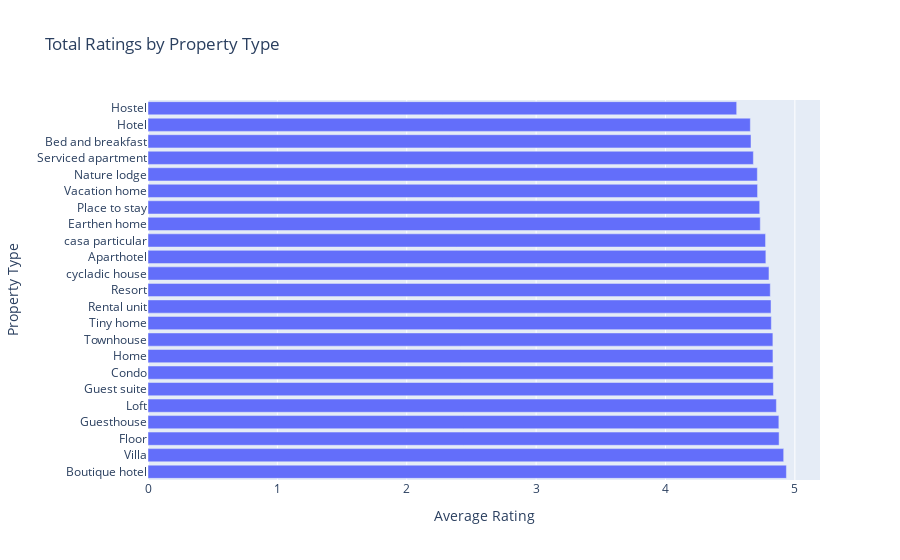
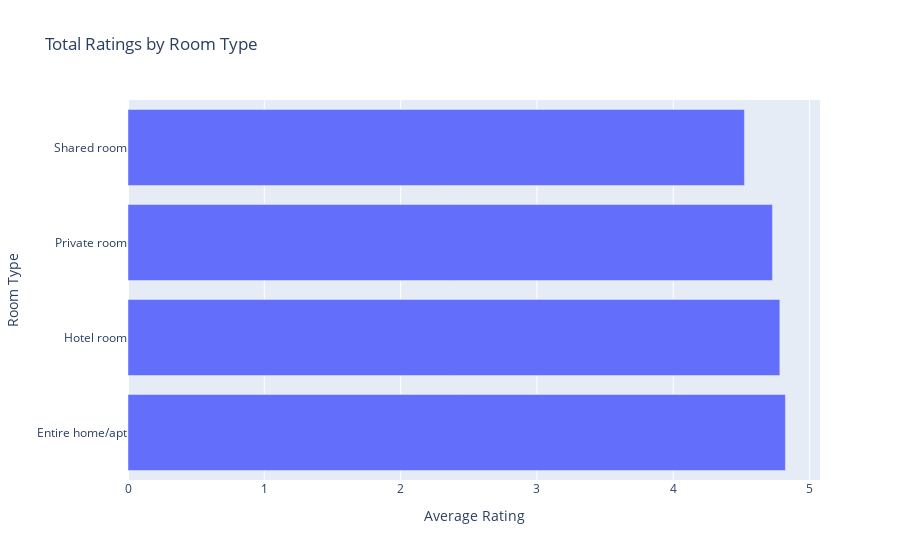
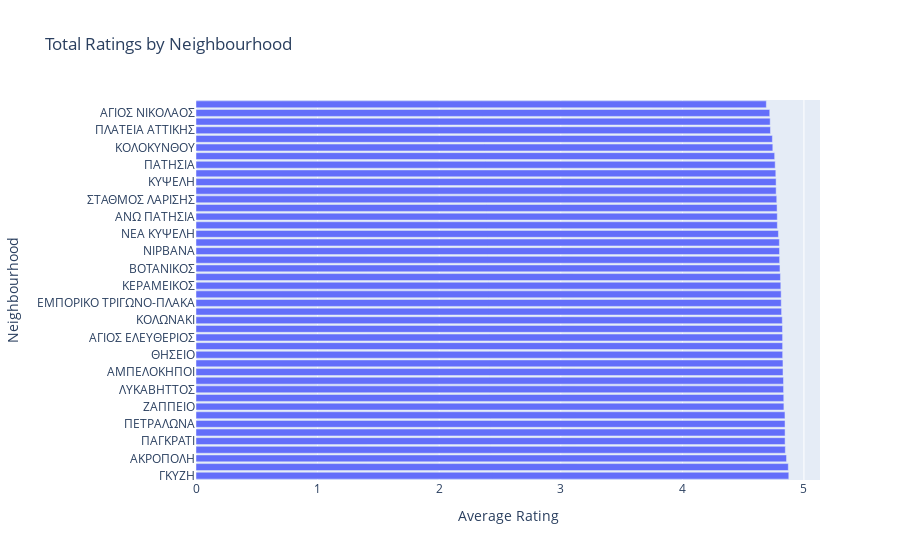

Write notebook code for charts like these, in order.
### Code cell
# Looking at ratings by features

# Calculate sum of ratings and count by property type, room type, and neighbourhood
sum_ratings_property = df.groupby('property_type')['rating'].sum()
count_ratings_property = df.groupby('property_type').size()
average_ratings_property = (sum_ratings_property / count_ratings_property).sort_values(ascending=False)

sum_ratings_room = df.groupby('room_type')['rating'].sum()
count_ratings_room = df.groupby('room_type').size()
average_ratings_room = (sum_ratings_room / count_ratings_room).sort_values(ascending=False)

sum_ratings_neighbourhood = df.groupby('neighbourhood')['rating'].sum()
count_ratings_neighbourhood = df.groupby('neighbourhood').size()
average_ratings_neighbourhood = (sum_ratings_neighbourhood / count_ratings_neighbourhood).sort_values(ascending=False)

# Create bar plots using plotly
fig_property = go.Figure(go.Bar(
    x=average_ratings_property.values,
    y=average_ratings_property.index,
    orientation='h'
))
fig_property.update_layout(title='Total Ratings by Property Type', xaxis_title='Average Rating', yaxis_title='Property Type')

fig_room = go.Figure(go.Bar(
    x=average_ratings_room.values,
    y=average_ratings_room.index,
    orientation='h'
))
fig_room.update_layout(title='Total Ratings by Room Type', xaxis_title='Average Rating', yaxis_title='Room Type')

fig_neighbourhood = go.Figure(go.Bar(
    x=average_ratings_neighbourhood.values,
    y=average_ratings_neighbourhood.index,
    orientation='h'
))
fig_neighbourhood.update_layout(title='Total Ratings by Neighbourhood', xaxis_title='Average Rating', yaxis_title='Neighbourhood')

# Display the figures
fig_property.show()
fig_room.show()
fig_neighbourhood.show()

### Figure 1 — Plotly figure (JSON) as saved in the notebook; plotly's stock layout.template omitted (floating-point values rounded to 4 significant figures)
{"data": [{"orientation": "h", "type": "bar", "x": [4.935, 4.914, 4.878, 4.876, 4.857, 4.834, 4.832, 4.831, 4.83, 4.818, 4.816, 4.81, 4.8, 4.776, 4.773, 4.733, 4.728, 4.712, 4.71, 4.679, 4.661, 4.656, 4.55], "y": ["Boutique hotel", "Villa", "Floor", "Guesthouse", "Loft", "Guest suite", "Condo", "Home", "Townhouse", "Tiny home", "Rental unit", "Resort", "cycladic house", "Aparthotel", "casa particular", "Earthen home", "Place to stay", "Vacation home", "Nature lodge", "Serviced apartment", "Bed and breakfast", "Hotel", "Hostel"]}], "layout": {"title": {"text": "Total Ratings by Property Type"}, "xaxis": {"title": {"text": "Average Rating"}}, "yaxis": {"title": {"text": "Property Type"}}}}

### Figure 2 — Plotly figure (JSON) as saved in the notebook; plotly's stock layout.template omitted (floating-point values rounded to 4 significant figures)
{"data": [{"orientation": "h", "type": "bar", "x": [4.823, 4.782, 4.728, 4.522], "y": ["Entire home/apt", "Hotel room", "Private room", "Shared room"]}], "layout": {"title": {"text": "Total Ratings by Room Type"}, "xaxis": {"title": {"text": "Average Rating"}}, "yaxis": {"title": {"text": "Room Type"}}}}

### Figure 3 — Plotly figure (JSON) as saved in the notebook; plotly's stock layout.template omitted (floating-point values rounded to 4 significant figures)
{"data": [{"orientation": "h", "type": "bar", "x": [4.875, 4.871, 4.857, 4.847, 4.845, 4.845, 4.844, 4.844, 4.835, 4.834, 4.832, 4.832, 4.828, 4.827, 4.825, 4.825, 4.824, 4.824, 4.822, 4.816, 4.813, 4.813, 4.81, 4.807, 4.803, 4.8, 4.799, 4.798, 4.79, 4.781, 4.781, 4.779, 4.776, 4.771, 4.771, 4.769, 4.763, 4.759, 4.744, 4.74, 4.725, 4.722, 4.719, 4.691], "y": ["ΓΚΥΖΗ", "ΓΟΥΒΑ", "ΑΚΡΟΠΟΛΗ", "ΚΟΥΚΑΚΙ-ΜΑΚΡΥΓΙΑΝΝΗ", "ΠΑΓΚΡΑΤΙ", "ΕΛΛΗΝΟΡΩΣΩΝ", "ΠΕΤΡΑΛΩΝΑ", "ΡΗΓΙΛΛΗΣ", "ΖΑΠΠΕΙΟ", "ΣΤΑΔΙΟ", "ΛΥΚΑΒΗΤΤΟΣ", "ΓΚΑΖΙ", "ΑΜΠΕΛΟΚΗΠΟΙ", "ΝΕΟΣ ΚΟΣΜΟΣ", "ΘΗΣΕΙΟ", "ΡΙΖΟΥΠΟΛΗ", "ΑΓΙΟΣ ΕΛΕΥΘΕΡΙΟΣ", "ΙΛΙΣΙΑ", "ΚΟΛΩΝΑΚΙ", "ΜΟΥΣΕΙΟ-ΕΞΑΡΧΕΙΑ-ΝΕΑΠΟΛΗ", "ΕΜΠΟΡΙΚΟ ΤΡΙΓΩΝΟ-ΠΛΑΚΑ", "ΑΚΑΔΗΜΙΑ ΠΛΑΤΩΝΟΣ", "ΚΕΡΑΜΕΙΚΟΣ", "ΣΕΠΟΛΙΑ", "ΒΟΤΑΝΙΚΟΣ", "ΓΟΥΔΙ", "ΝΙΡΒΑΝΑ", "ΠΟΛΥΓΩΝΟ", "ΝΕΑ ΚΥΨΕΛΗ", "ΠΕΝΤΑΓΩΝΟ", "ΑΝΩ ΠΑΤΗΣΙΑ", "ΑΓΙΟΣ ΚΩΝΣΤΑΝΤΙΝΟΣ-ΠΛΑΤΕΙΑ ΒΑΘΗΣ", "ΣΤΑΘΜΟΣ ΛΑΡΙΣΗΣ", "ΚΟΛΩΝΟΣ", "ΚΥΨΕΛΗ", "1Ο ΝΕΚΡΟΤΑΦΕΙΟ", "ΠΑΤΗΣΙΑ", "ΠΕΔΙΟ ΑΡΕΩΣ", "ΚΟΛΟΚΥΝΘΟΥ", "ΑΝΩ ΚΥΨΕΛΗ", "ΠΛΑΤΕΙΑ ΑΤΤΙΚΗΣ", "ΠΛΑΤΕΙΑ ΑΜΕΡΙΚΗΣ", "ΑΓΙΟΣ ΝΙΚΟΛΑΟΣ", "ΠΡΟΜΠΟΝΑ"]}], "layout": {"title": {"text": "Total Ratings by Neighbourhood"}, "xaxis": {"title": {"text": "Average Rating"}}, "yaxis": {"title": {"text": "Neighbourhood"}}}}
